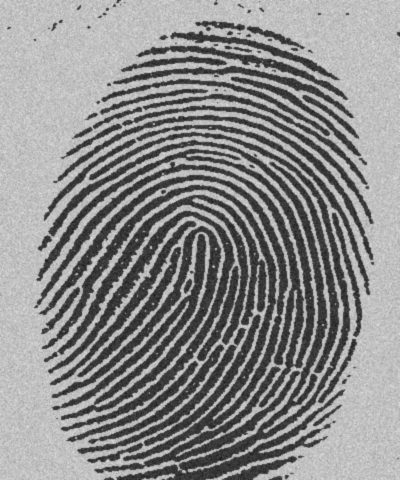
#> input picture DIP/assgn4/a4_20171212/input_data/finger.jpg, 400 x 480 px; the run also reads 2 pictures not shown here
$ jupyter execute --allow-errors 20171212.ipynb   (older library calls are emulated)
#> lines starting #> are read from the running program, lines starting #| are printed output that depends on the picture; after the words box and inside, x2 and y2 are one past the last pixel; in counts of white or black regions, pixels touching at a corner belong together
[cell 1]
import numpy as np
import cv2
import matplotlib.pyplot as plt
from skimage.segmentation import flood, flood_fill
from skimage import util, transform
from skimage.transform import hough_circle, hough_circle_peaks
from skimage import morphology, draw, filters
import colorsys

## Question 1

[cell 2]
def threshold_img(img, T):
    img[img <= T] = 0
    img[img > T] = 255
    return img

[cell 3]
def floodemall(img):
    og = flood_fill(img, (0,0), 1)
    return og

[cell 4]
finger = cv2.imread('./input_data/finger.jpg', 0)
#> finger is the input picture: shape (480, 400); min 20, max 230, mean 140.2
finger = threshold_img(finger, 125)
#> in threshold_img, `img[img > T] = 255`:
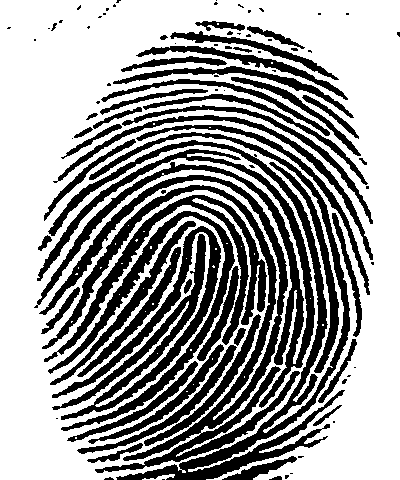
#> img: shape (480, 400); 62% white; 97 black regions (49 under 20 px), largest, box (x1, y1, x2, y2) and area: (39, 175, 300, 473) 10942, (48, 132, 350, 480) 10088, (34, 149, 315, 408) 7425
finger = morphology.binary_closing(np.invert(finger))
#> finger: shape (480, 400) bool; 38.5% white; 64 white regions (37 under 20 px), largest, box (x1, y1, x2, y2) and area: (34, 132, 350, 480) 52726, (44, 125, 370, 295) 2283, (53, 115, 374, 265) 2132
plt.figure(figsize=(8,8))
plt.imshow(np.invert(finger), cmap ="gray")
finger = finger.astype("uint8")
finger[finger==1] = 255

[cell 5]
arr = [[0,0,0],[-1,1,-1],[1,1,1]]
arr2 = [[-1,0,0],[1,1,0],[-1,1,-1]]

kernel1 = np.asarray([[-1,-1,-1],[0,1,0],[1,1,1]])
kernel2 = np.asarray([[0,-1,-1],[1,1,-1],[0,1,0]])

def skeletony(img):
#     output_image = cv.morphologyEx(input_image, cv.MORPH_HITMISS, kernel)
    img = img ^ cv2.morphologyEx(img, cv2.MORPH_HITMISS, kernel1)
    img = img ^ cv2.morphologyEx(img, cv2.MORPH_HITMISS, kernel2)
    img = img ^ cv2.morphologyEx(img, cv2.MORPH_HITMISS, np.rot90(kernel1, 1))
    img = img ^ cv2.morphologyEx(img, cv2.MORPH_HITMISS, np.rot90(kernel2, 1))
    img = img ^ cv2.morphologyEx(img, cv2.MORPH_HITMISS, np.rot90(kernel1, 2))
    img = img ^ cv2.morphologyEx(img, cv2.MORPH_HITMISS, np.rot90(kernel2, 2))
    img = img ^ cv2.morphologyEx(img, cv2.MORPH_HITMISS, np.rot90(kernel1, 3))
    img = img ^ cv2.morphologyEx(img, cv2.MORPH_HITMISS, np.rot90(kernel2, 3))
    return img

def skeletonize(img):
    temp1 = img
    i = 0
    while True:
        i += 1
        print("Loop " + str(i))
        temp2 = skeletony(temp1)
        if np.array_equal(temp1, temp2):
            break
        temp1 = np.copy(temp2)
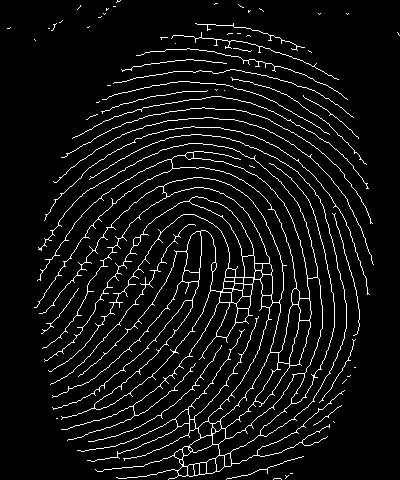
#> temp1: shape (480, 400); 6.2% white in thin lines or dots
#> after the loop, i = 9
    return temp1

plt.figure(figsize=(8,8))
plt.axis("off")
plt.imshow(np.invert(skeletonize(finger)), cmap="gray")

### Part 2: Explain the role of structuring elements S1 and S2.
#### Ans: S1 detects pixels which occur on the edges of the objects and S2 detects pixels along the diagonal edges and at the corners of the objects. The Don't Care pixels play a vital role.

### Part 3:
#### Ans: Each pass removes pixels occuring on the boundary of the object. Thus, multiple passes is needed to ensure we get a skeleton of the defined image. Progressively, boundary pixels are removed until a skeleton one pixel wide is obtained.

### Part 4:

[cell 6]
pipes = cv2.imread('./input_data/pipes.jpg', 0)
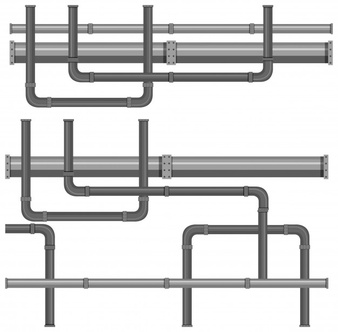
#> input picture DIP/assgn4/a4_20171212/input_data/pipes.jpg, 338 x 332 px
#> pipes is the input picture: shape (332, 338); min 36, max 255, mean 213.3
pipes = threshold_img(pipes, 125)
#> in threshold_img (call 2), `img[img > T] = 255`: img: shape (332, 338); 82.2% white; 88 black regions (80 under 20 px), largest, box (x1, y1, x2, y2) and area: (10, 120, 328, 326) 9228, (10, 5, 332, 107) 7779, (5, 224, 86, 327) 1264
pipes = morphology.binary_closing(np.invert(pipes))
#> pipes: shape (332, 338) bool; 18.6% white; 53 white regions (46 under 20 px), largest, box (x1, y1, x2, y2) and area: (5, 120, 328, 327) 11162, (10, 5, 332, 107) 8239, (168, 156, 327, 178) 1163
plt.figure(figsize=(8,8))
plt.axis("off")
plt.imshow(np.invert(pipes), cmap ="gray")
pipes = pipes.astype("uint8")
pipes[pipes==1] = 255

plt.figure(figsize=(8,8))
plt.axis("off")
plt.imshow(skeletonize(pipes), cmap="gray")
#> after the loop in skeletonize (call 2), `while True:`:
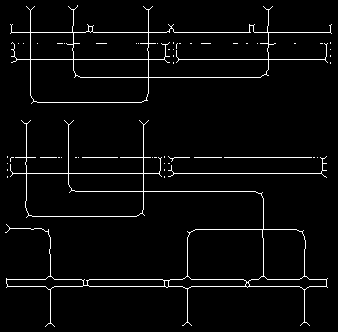
#> temp1: shape (332, 338); 3.5% white in thin lines or dots
#> after the loop in skeletonize (call 2), `while True:`: i = 10

[cell 7]
pipes = cv2.imread('./input_data/triangle.jpg', 0)
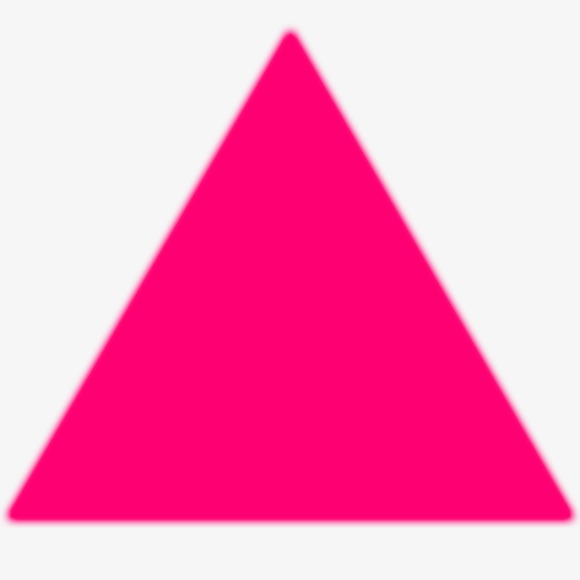
#> input picture DIP/assgn4/a4_20171212/input_data/triangle.jpg, 580 x 580 px
#> pipes: shape (580, 580); min 85, max 248, mean 178.6
pipes = threshold_img(pipes, 125)
#> in threshold_img (call 3), `img[img > T] = 255`: img: shape (580, 580); 58.2% white; 1 black region, box (x1, y1, x2, y2) and area: (10, 34, 571, 520) 140705
pipes = morphology.binary_closing(np.invert(pipes))
plt.figure(figsize=(8,8))
plt.axis("off")
plt.imshow(np.invert(pipes), cmap ="gray")
pipes = pipes.astype("uint8")
pipes[pipes==1] = 255

plt.figure(figsize=(8,8))
plt.axis("off")
plt.imshow(skeletonize(pipes), cmap="gray")
#> after the loop in skeletonize (call 3), `while True:`:
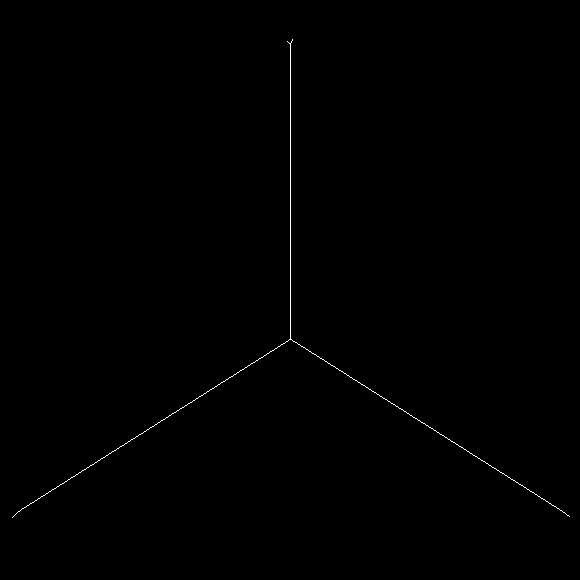
#> temp1: shape (580, 580); 0.26% white in thin lines or dots, all inside (x1, y1, x2, y2) = (12, 39, 570, 518)
#> after the loop in skeletonize (call 3), `while True:`: i = 181

## Question 2

[cell 8]
kidney = cv2.imread('./input_data/kidney.jpg', 0)
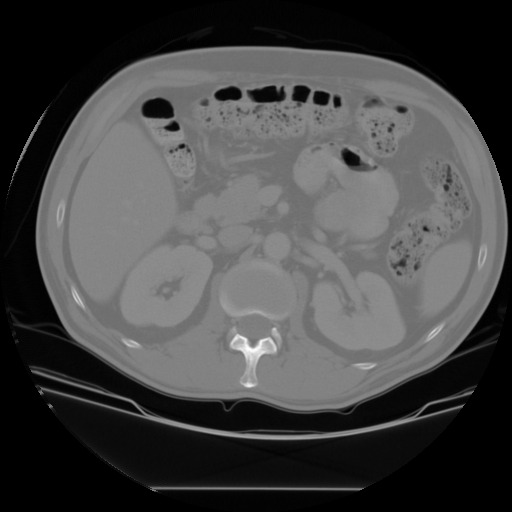
#> input picture DIP/assgn4/a4_20171212/input_data/kidney.jpg, 512 x 512 px
#> kidney is the input picture: shape (512, 512); min 0, max 255, mean 69.8
kidney = threshold_img(kidney, 130.5)
#> in threshold_img (call 4), `img[img > T] = 255`: img: shape (512, 512); 19.4% white; 701 white regions (612 under 20 px), largest, box (x1, y1, x2, y2) and area: (70, 123, 175, 299) 11826, (217, 232, 303, 393) 6678, (307, 244, 405, 350) 5505
# kidney = morphology.binary_closing(kidney)
plt.figure(figsize=(8,8))
plt.axis("off")
plt.imshow(kidney, cmap ="gray")

[cell 9]
res = morphology.binary_closing(kidney, selem=morphology.disk(radius = 1))
#> res: shape (512, 512) bool; 20.2% white; 513 white regions (419 under 20 px), largest, box (x1, y1, x2, y2) and area: (70, 123, 175, 299) 12029, (214, 226, 303, 395) 7610, (307, 244, 405, 350) 5559
res1 = morphology.binary_opening(kidney^res, selem=morphology.disk(radius =6.3))
#> res1: shape (512, 512) bool; 14.5% white; 14 white regions, largest, box (x1, y1, x2, y2) and area: (70, 124, 175, 298) 11984, (121, 246, 212, 326) 5012, (313, 272, 405, 350) 4709

image = 1*res1
plt.figure(figsize=(8,8))
plt.axis("off")
plt.imshow(image, cmap = "gray")

[cell 10]
label = np.zeros_like((image)).astype("uint32")
img = image.copy()

max_label = 1

for i in range(img.shape[0]):
    for j in range(img.shape[1]):
        if img[i, j] == 1:
            if img[i-1,j] or img[i,j-1] or img[i-1,j-1] or img[i-1,j+1]:
                neigh = np.asarray([label[i-1,j], label[i,j-1], label[i-1,j-1], label[i-1,j+1]])
                neigh = neigh[neigh > 0]
                label[i,j] = neigh.min()
                not_min = neigh[neigh != neigh.min()]
                for l in not_min:
                    label[label == l] = neigh.min()

            else:
                max_label += 1
                label[i,j] = max_label
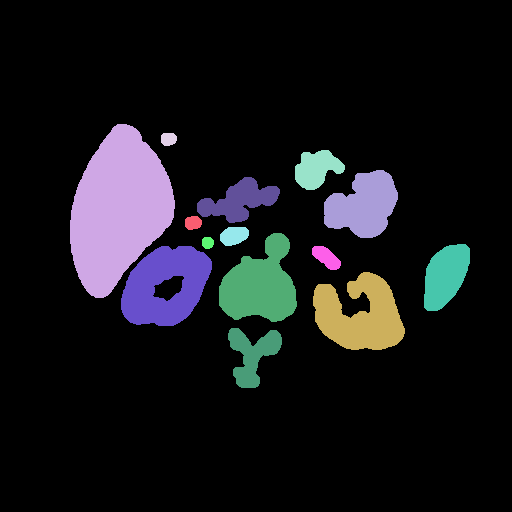
#> label: shape (512, 512) uint32; 15 distinct labels, from 0 to 64; one colour per label, 0 black
#> after the loop, max_label = 67

unique_vals = np.unique(label)
print(unique_vals)
#| [ 0  2  4  5 10 14 27 29 31 34 35 37 39 56 64]
for val in range(len(unique_vals)):
    label[label == unique_vals[val]] = val
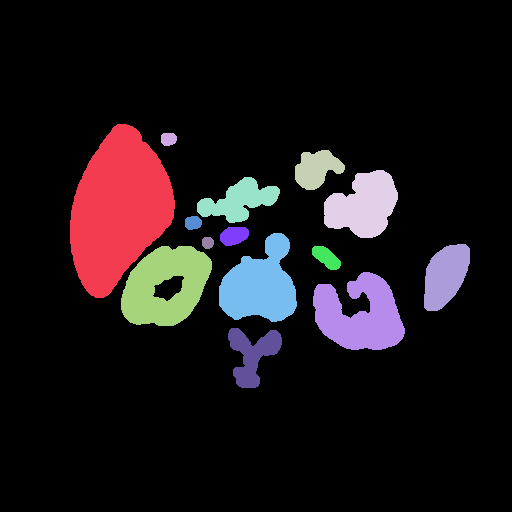
#> label: shape (512, 512) uint32; 15 distinct labels, from 0 to 14; one colour per label, 0 black

print(np.unique(label))
#| [ 0  1  2  3  4  5  6  7  8  9 10 11 12 13 14]

[cell 11]
final = np.zeros((img.shape[0], img.shape[1], 3))
final[:, :, 0] = label
final[:, :, 1] = label
#> final: shape (512, 512, 3) float64; mean of channels 0, 1, 2 0.944, 0.944, 0
final[:, :, 2] = label
#> final: shape (512, 512, 3) float64; min 0, max 14, mean 0.944
final = final.astype('uint8')


num_regions = len(np.unique(label))
#> num_regions = 15

for i in range(1, num_regions):
    final[label == i] = np.array(colorsys.hsv_to_rgb(i / num_regions, 1, 1)) * 255
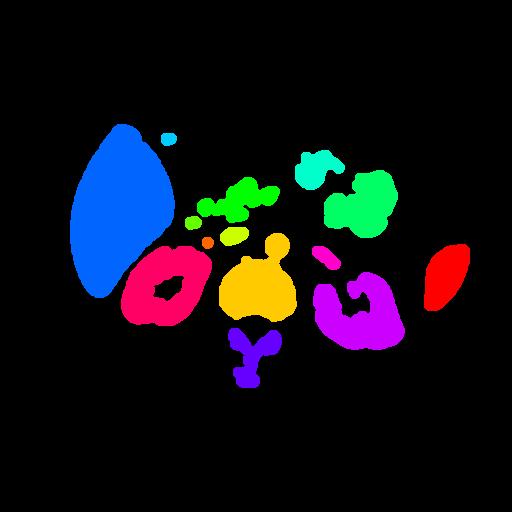
#> final: shape (512, 512, 3); mean of channels 0, 1, 2 22.6, 15.4, 16.6; drawn as B, G, R

plt.figure(figsize=(10, 10))
plt.axis("off")
plt.imshow(final)

## Question 3

`plt.figure(figsize=(10, 10))`

`plt.imshow(edges, cmap="gray")`

`plt.axis('off')`

[cell 12]
image = cv2.imread("./input_data/coins.jpg", 0)
image

[cell 13]
fig = plt.figure(figsize =(10,10))
plt.imshow(image, cmap = "gray")
plt.axis('off')

[cell 14]
# image = util.img_as_bool(image)
coins = np.copy(image)
coins.shape
#> Out = (773, 444)

[cell 15]
coins = util.img_as_bool(coins)
edges = coins ^ morphology.binary_erosion(coins, selem=morphology.disk(radius = 1))

hough_radii = [8,9,10,11,12,13]
hough_res = transform.hough_circle(edges, hough_radii)
accums, cx, cy, radii = transform.hough_circle_peaks(hough_res, hough_radii, total_num_peaks=600)
#> accums = 600 values, max 0.653 at index 0, min 0.333 at index 593, mean 0.442; cx = 600 values, max 436 at index 159, min 2 at index 489, mean 237.2; cy = 600 values, max 763 at index 256, min 2 at index 438, mean 400; radii = 600 values, max 13 at index 412, min 8 at index 511, mean 10.59

[cell 16]
image = np.zeros((coins.shape[0] + 64, coins.shape[1] + 64, 3)).astype("uint8")
nonoverlap = []
circle_color = (255,255,255)


image1 = image.copy()
for center_y, center_x, radius in zip(cy, cx, radii):
    if (center_x - radius) <= 1 or (center_x + radius) >= (coins.shape[1]-1) or (center_y - radius) <= 1 or (center_y + radius) >= (coins.shape[0]-1):
        circy, circx = draw.circle(center_y + 32, center_x + 32, radius)
        image1[circy, circx] = circle_color
#> this loop made 600 passes
#> (center_y, center_x) on passes 1 to 3: (657, 107), (324, 230), (42, 34)

fig = plt.figure(figsize=(10, 10))
plt.imshow(image1[32:-32, 32:-32, :], cmap="gray")
plt.axis('off')
plt.show()

[cell 17]
image2 = image.copy()
for center1_y, center1_x, radius1 in zip(cy, cx, radii):
    nonoverlappy = 0
    for center2_y, center2_x, radius2 in zip(cy, cx, radii):
        if abs(center1_x - center2_x) <= 7 and abs(center1_y - center2_y) <= 7:
            continue
        sum_rad = radius1 + radius2
        dist = np.sqrt((center1_x - center2_x)**2 + (center1_y - center2_y)**2)
        if dist < sum_rad:
            nonoverlappy = 1
            circ1y, circ1x = draw.circle(center1_y + 32, center1_x + 32, radius1)
            image2[circ1y, circ1x] = circle_color
            circ2y, circ2x = draw.circle(center2_y + 32, center2_x + 32, radius2)
            image2[circ2y, circ2x] = circle_color
            break
    if nonoverlappy == 0:
        nonoverlap.append((center1_x, center1_y, radius1))
#> this loop made 600 passes
#> after the loop, nonoverlap = 293 items, first 6: (34, 42, 11), (34, 429, 11), (392, 258, 11), (298, 213, 11), (358, 591, 11), (340, 616, 11)


fig = plt.figure(figsize=(10, 10))
plt.imshow(image2[32:-32, 32:-32, :], cmap="gray")
plt.axis('off')
plt.show()

[cell 18]
image = np.zeros((coins.shape[0] + 64, coins.shape[1] + 64, 3)).astype("uint8")

for c_x, c_y, radius in nonoverlap:
    circy, circx = draw.circle(c_y + 32, c_x + 32, radius)
    image[circy, circx] = circle_color
#> this loop made 293 passes
#> (c_x, c_y) on passes 1 to 3: (34, 42), (34, 429), (392, 258)

fig = plt.figure(figsize=(10, 10))
plt.imshow(image[32:-32, 32:-32, :], cmap="gray")
plt.axis('off')
plt.show()

## Question 4

[cell 19]
image = cv2.imread("./input_data/objects.png", 0)
image = threshold_img(image, 130.5)
image[image==255] = 1
print(image.max())
#| 1
plt.figure(figsize=(10,10))
plt.imshow(image, cmap="gray")

[cell 20]
img = image.copy()
# img = skeletony(np.asarray(img).astype("uint8"))
img = img ^ cv2.morphologyEx(img, cv2.MORPH_HITMISS, kernel1)
img = img ^ cv2.morphologyEx(img, cv2.MORPH_HITMISS, kernel2)
img = morphology.binary_closing(img)
img = morphology.binary_closing(img, selem=morphology.square(8))

plt.figure(figsize=(15,15))
plt.axis("off")
plt.imshow(img, cmap="gray")

[cell 21]
label = np.zeros_like((image)).astype("uint32")
# img = image.copy()

max_label = 1

for i in range(img.shape[0]):
    for j in range(img.shape[1]):
        if img[i, j] == 1:
            if img[i-1,j] or img[i,j-1] or img[i-1,j-1] or img[i-1,j+1]:
                neigh = np.asarray([label[i-1,j], label[i,j-1], label[i-1,j-1], label[i-1,j+1]])
                neigh = neigh[neigh > 0]
                label[i,j] = neigh.min()
                not_min = neigh[neigh != neigh.min()]
                for l in not_min:
                    label[label == l] = neigh.min()

            else:
                max_label += 1
                label[i,j] = max_label
#> after the loop, max_label = 79

unique_vals = np.unique(label)
#> unique_vals = 28 values from 0 to 78
print(unique_vals)
#| [ 0  2  5  8 13 18 22 26 28 31 33 35 37 40 42 47 49 51 53 54 57 60 62 67
#|  69 71 73 78]
for val in range(len(unique_vals)):
    label[label == unique_vals[val]] = val

og = label.copy()
print(np.unique(label))
#| [ 0  1  2  3  4  5  6  7  8  9 10 11 12 13 14 15 16 17 18 19 20 21 22 23
#|  24 25 26 27]

[cell 22]
labels = label.copy()
for i in range(image.shape[0]):
    for j in range(image.shape[1]):
        if (image*label)[i,j] == label[i,j] or (image*label)[i+1,j+1] == label[i+1,j+1] or (image*label)[i+1,j+1] == label[i+1,j+3]:
            labels[i,j] = 0

[cell 23]
main_list = np.setdiff1d(label,labels)
#> main_list = 21 values from 2 to 27
for i in range(label.shape[0]):
    for j in range(label.shape[1]):
        if label[i,j] in main_list:
            label[i,j] = 0

unique_vals = np.unique(label)
#> unique_vals = [0, 1, 5, 11, 12, 17, 22]
print(unique_vals)
#| [ 0  1  5 11 12 17 22]
for val in range(len(unique_vals)):
    label[label == unique_vals[val]] = val

### Part A

[cell 24]
plt.figure(figsize=(10, 10))
plt.axis("off")
plt.imshow(label, cmap = "gray")
print("The number of objects with 1/more holes in them: " + str(len(np.unique(label)) - 1))
#| The number of objects with 1/more holes in them: 6

### Part B

[cell 25]
kernel = np.asarray([[-1,1,1],[-1,1,1],[-1,-1,-1]])
squares = cv2.morphologyEx(image, cv2.MORPH_HITMISS, kernel)
sq_label = og * squares
print(np.unique(sq_label))
#| [ 0  9 10 11 15 16 17 19 21 23 24 25]

main_list = np.setdiff1d(og,sq_label)
#> main_list = [1, 2, 3, 4, 5, 6, 7, 8, 12, 13, 14, 18, 20, 22, 26, 27]
label_sq = og.copy()
for i in range(og.shape[0]):
    for j in range(og.shape[1]):
        if og[i,j] in main_list:
            label_sq[i,j] = 0

plt.figure(figsize=(10, 10))
plt.axis("off")
plt.imshow(squares, cmap='gray')
plt.figure(figsize=(10, 10))
plt.axis("off")
plt.imshow(label_sq, cmap='gray')

[cell 26]
print("Number of squares =",len(np.unique(label_sq)) - 1)
#| Number of squares = 11

### Part C

[cell 27]
print("Number of squares with holes =", len(np.intersect1d(np.unique(labels), np.unique(label_sq))) - 1)
#| Number of squares with holes = 2

### Part D

[cell 28]
circles = np.setdiff1d(np.unique(og), np.unique(label_sq))
#> circles has the same summary as main_list
circles_no_holes = np.setdiff1d(circles, np.unique(labels))
#> circles_no_holes = [2, 3, 4, 6, 7, 8, 13, 14, 18, 20, 26, 27]

print("Number of circles with no holes =", len(circles_no_holes))
#| Number of circles with no holes = 12

## Question 5
 `plt.figure(figsize=(5,5))`

 `plt.axis("off")`

 `plt.imshow(np.invert(img), cmap="gray")`

#> (a cell that did not finish here is left out)

#> (a cell that did not finish here is left out)

#> (a cell that did not finish here is left out)

[cell 32]
telugu = cv2.imread("./input_data/telugu.jpeg", 0)
weird = cv2.imread("./input_data/weird.jpeg", 0)
#> (the rest of this cell did not finish here and is left out)

#> (a cell that did not finish here is left out)

[cell 34]
final = np.zeros((img.shape[0], img.shape[1], 3))
final[:, :, 0] = label
final[:, :, 1] = label
final[:, :, 2] = label
final = final.astype('uint8')


num_regions = len(np.unique(label))

for i in range(1, num_regions):
    final[label == i] = np.array(colorsys.hsv_to_rgb(i / num_regions, 1, 1)) * 255

plt.figure(figsize=(10, 10))
plt.axis("off")
plt.imshow(final)

[cell 35]
label_universal = label.copy()
holes = np.zeros_like((np.unique(label_universal)))

one_hole = np.zeros_like((label))
two_hole = np.zeros_like((label))
for comp in range(1,len(np.unique(label_universal))):
    tempo = np.zeros_like(label_universal)
    for x in range(label_universal.shape[0]):
        for y in range(label_universal.shape[1]):
            if label_universal[x,y] == comp:
                tempo[x,y] = 1
    # tempo = morphology.binary_closing(tempo)
    org_temp = tempo
    tempo = floodemall(tempo)
    tempo = np.invert(tempo.astype("bool")) * 1
    # print(np.unique(tempo))
    img = tempo.copy()
    label = np.zeros_like((img)).astype("uint32")
    max_label = 1

    for i in range(img.shape[0]):
        for j in range(img.shape[1]):
            if img[i, j] == 1:
                if img[i-1,j] or img[i,j-1] or img[i-1,j-1] or img[i-1,j+1]:
                    neigh = np.asarray([label[i-1,j], label[i,j-1], label[i-1,j-1], label[i-1,j+1]])
                    neigh = neigh[neigh > 0]
                    l = neigh.min()
                    label[i,j] = l
                    not_min = neigh[neigh != l]
                    for ab in not_min:
                        label[label == ab] = l

                else:
                    max_label += 1
                    label[i,j] = max_label

    unique_vals = np.unique(label)
    holes[comp] = len(unique_vals) - 1
    if holes[comp] == 1:
        one_hole += org_temp
    elif holes[comp] == 2:
        two_hole += org_temp

[cell 36]
plt.figure(figsize=(15,15))
plt.imshow(one_hole, cmap="gray")

[cell 37]
plt.figure(figsize=(15,15))
plt.imshow(two_hole, cmap="gray")

#> (a cell that did not finish here is left out)

[cell 39]
final = np.zeros((img.shape[0], img.shape[1], 3))
final[:, :, 0] = label
final[:, :, 1] = label
final[:, :, 2] = label
final = final.astype('uint8')


num_regions = len(np.unique(label))

for i in range(1, num_regions):
    final[label == i] = np.array(colorsys.hsv_to_rgb(i / num_regions, 1, 1)) * 255

plt.figure(figsize=(10, 10))
plt.axis("off")
plt.imshow(final)

[cell 40]
label_universal = label.copy()
holes = np.zeros_like((np.unique(label_universal)))

one_hole = np.zeros_like((label))
two_hole = np.zeros_like((label))
for comp in range(1,len(np.unique(label_universal))):
    tempo = np.zeros_like(label_universal)
    for x in range(label_universal.shape[0]):
        for y in range(label_universal.shape[1]):
            if label_universal[x,y] == comp:
                tempo[x,y] = 1
    # tempo = morphology.binary_closing(tempo)
    org_temp = tempo
    tempo = floodemall(tempo)
    tempo = np.invert(tempo.astype("bool")) * 1
    # print(np.unique(tempo))
    img = tempo.copy()
    label = np.zeros_like((img)).astype("uint32")
    max_label = 1

    for i in range(img.shape[0]):
        for j in range(img.shape[1]):
            if img[i, j] == 1:
                if img[i-1,j] or img[i,j-1] or img[i-1,j-1] or img[i-1,j+1]:
                    neigh = np.asarray([label[i-1,j], label[i,j-1], label[i-1,j-1], label[i-1,j+1]])
                    neigh = neigh[neigh > 0]
                    l = neigh.min()
                    label[i,j] = l
                    not_min = neigh[neigh != l]
                    for ab in not_min:
                        label[label == ab] = l

                else:
                    max_label += 1
                    label[i,j] = max_label

    unique_vals = np.unique(label)
    holes[comp] = len(unique_vals) - 1
    if holes[comp] == 1:
        one_hole += org_temp
    elif holes[comp] == 2:
        two_hole += org_temp
